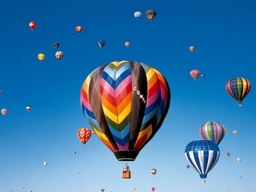
#> input picture image_test/Image/image2.jpg, 256 x 192 px, shrunk from 1024 x 768 before the run
$ python main.py
#> lines starting #> are read from the running program, lines starting #| are printed output that depends on the picture; long printed decimals are rounded
### image_test/encryption.py
from PIL import Image
import numpy as np
import math
import random

def encry():
    #load Image
    image = Image.open("./Image/image2.jpg")
#> image is the input picture: PIL image 256x192 RGB; mean R, G, B 60.8, 121, 168
    image_array = np.array(image)


    first = random.randint(0,255)
    second = random.randint(0,255)
    if first > second:
        first,second = second,first
    method = 0

    #Tent 映射
    x = [first, second, method, first/second]

    #消除初始影響
    w = image_array.shape[0]
#> w = 192
    h = image_array.shape[1]
#> h = 256
    size = (w+1) * h * 3
#> size = 148224
    print('W,H:')
    print(x)
    #print(len(x))
    print(size)
#| 148224

    while len(x) != size:
        xn = x[-1]
        xn = round(1- 2 * abs(xn - 0.5), 10)
        x.append(xn)


    x[0] = x[0] / 255
    x[1] = x[1] / 255

    chaos_scaled = np.round(np.array(x) * 255).astype(int)
    chaos_scaled_3D = chaos_scaled.reshape((image_array.shape[0] +1, image_array.shape[1],3))

    #使用xor
    c = []
    for i in range(image_array.shape[0]+1):
        arr1 = []
        if i == 0:
            for j in range(image_array.shape[1]):
                arr2 = []
                for k in range(image_array.shape[2]):
                    temp = chaos_scaled_3D[i][j][k]
                    arr2.append(temp)
                arr1.append(arr2)
        else:
            for j in range(image_array.shape[1]):
                arr2 = []
                for k in range(image_array.shape[2]):
                    temp = image_array[i-1][j][k] ^ chaos_scaled_3D[i][j][k]
                    arr2.append(temp)
                arr1.append(arr2)

        c.append(arr1)
#> after the loop, c = 193 items
    #print(c)
    #輸出圖片
    data = np.array(c)
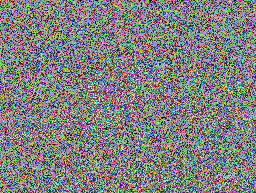
#> data: shape (193, 256, 3) int64; mean of channels 0, 1, 2 127.2, 128, 127; drawn as R, G, B
    print(data.shape)
#| (193, 256, 3)
    image_enc = Image.fromarray(data.astype('uint8'), mode='RGB')
    image_enc.save('./Image/Encrypted_image2.png')

    return chaos_scaled_3D


### image_test/decryption.py
from PIL import Image
import numpy as np
import math

def decry():
    #load Image
    image = Image.open("./Image/Encrypted_image2.png")
    image_array = np.array(image)

    #Tent 映射
    first = image_array[0][0][0]
#> first = 197
    second = image_array[0][0][1]
#> second = 215
    type = image_array[0][0][2]
#> type = 0
    x = [first, second, type, first/second]
#> x = [197, 215, 0, 0.916]
    print('x:')
    print(x)
#| [197, 215, 0, 0.9163]
    #消除初始影響
    w = image_array.shape[0]
#> w = 193
    h = image_array.shape[1]
#> h = 256
    size = w * h * 3
#> size = 148224


    #x0 = first / second
    while len(x) != size:
        xn = x[-1]
        xn = round(1 - 2 * abs(xn - 0.5), 10)
        x.append(xn)
#> this loop made 148220 passes
#> xn on passes 1 to 3: 0.167, 0.335, 0.67
#> after the loop, x = 148224 items

    chaos_scaled = np.round(np.array(x) * 255).astype(int)

    chaos_scaled_3D = chaos_scaled.reshape((image_array.shape[0], image_array.shape[1],3))
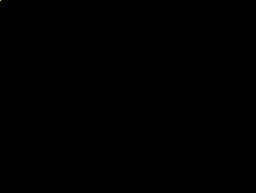
#> chaos_scaled_3D: shape (193, 256, 3) int64; mean R, G, B 128.4, 128.6, 127.8; drawn with min black and max white

    #使用xor
    c = []
    for i in range(image_array.shape[0]):
        arr1 = []
        if i == 0:
            for j in range(image_array.shape[1]):
                arr2 = []
                for k in range(image_array.shape[2]):
                    temp = chaos_scaled_3D[i][j][k] ^ image_array[i][j][k]
                    arr2.append(temp)
                arr1.append(arr2)
        else:
            for j in range(image_array.shape[1]):
                arr2 = []
                for k in range(image_array.shape[2]):
                    temp = image_array[i][j][k] ^ chaos_scaled_3D[i][j][k]
                    arr2.append(temp)
            #print(arr2)
                arr1.append(arr2)
        c.append(arr1)
#> after the loop, c = 193 items

    #輸出圖片
    data = np.array(c)

    image_enc = Image.fromarray(data.astype('uint8'), mode='RGB')
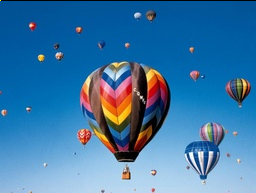
#> image_enc: PIL image 256x193 RGB; mean R, G, B 60.5, 120.4, 167.2
    image_enc.save('./Image/Decrypted_image2.png')

    return chaos_scaled_3D

### image_test/main.py
from PIL import Image,ImageTk
import tkinter as tk
from tkinter.constants import *
from tkinter import filedialog
from encryption import encry
from decryption import decry


def browse_image():
    filename = filedialog.askopenfilename()
    image = Image.open(filename)
    photo = ImageTk.PhotoImage(image)
    label = tk.Label(image=photo)
    label.image = photo
    label.pack()


'''
def main():
    window = tk.Tk()
    window.title('Chaos')
    window.geometry('420x460')
    window.resizable(True,True)
    window.iconbitmap('icon.ico')#程式的圖檔

    upload = tk.Button(text='Upload', command=browse_image)
    upload.place(x = 10,y=10)

    enc = tk.Button(text='Encryption', command= encry)
    enc. place(x = 150, y = 10)

    dec = tk.Button(text='Decryption', command= decry)
    dec.place(x=150, y = 40)

    download = tk.Button(text='Download',)
    download.place(x=300, y=10)

    #enc_pic = tk.Label


    window.mainloop()
'''


def main():
    a1 = encry()
    a2 = decry()
    #print(a1 == a2)

if __name__ == '__main__':
    main()
